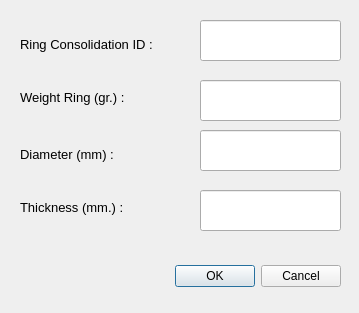
<?xml version="1.0" encoding="UTF-8"?>
<ui version="4.0">
 <class>addRingConsolidation</class>
 <widget class="QDialog" name="addRingConsolidation">
  <property name="geometry">
   <rect>
    <x>0</x>
    <y>0</y>
    <width>359</width>
    <height>313</height>
   </rect>
  </property>
  <property name="windowTitle">
   <string>Add Ring Consolidation</string>
  </property>
  <widget class="QDialogButtonBox" name="buttonBox">
   <property name="geometry">
    <rect>
     <x>20</x>
     <y>260</y>
     <width>321</width>
     <height>32</height>
    </rect>
   </property>
   <property name="orientation">
    <enum>Qt::Horizontal</enum>
   </property>
   <property name="standardButtons">
    <set>QDialogButtonBox::Cancel|QDialogButtonBox::Ok</set>
   </property>
  </widget>
  <widget class="QLineEdit" name="lineEditRingId">
   <property name="geometry">
    <rect>
     <x>200</x>
     <y>20</y>
     <width>141</width>
     <height>41</height>
    </rect>
   </property>
  </widget>
  <widget class="QLineEdit" name="lineEditWeightRing">
   <property name="geometry">
    <rect>
     <x>200</x>
     <y>80</y>
     <width>141</width>
     <height>41</height>
    </rect>
   </property>
  </widget>
  <widget class="QLineEdit" name="lineEditDiameterRing">
   <property name="geometry">
    <rect>
     <x>200</x>
     <y>130</y>
     <width>141</width>
     <height>41</height>
    </rect>
   </property>
  </widget>
  <widget class="QLineEdit" name="lineEditThickRing">
   <property name="geometry">
    <rect>
     <x>200</x>
     <y>190</y>
     <width>141</width>
     <height>41</height>
    </rect>
   </property>
  </widget>
  <widget class="QWidget" name="layoutWidget">
   <property name="geometry">
    <rect>
     <x>20</x>
     <y>130</y>
     <width>181</width>
     <height>101</height>
    </rect>
   </property>
   <layout class="QVBoxLayout" name="verticalLayout_2">
    <item>
     <widget class="QLabel" name="label_3">
      <property name="font">
       <font>
        <pointsize>10</pointsize>
       </font>
      </property>
      <property name="text">
       <string>Diameter (mm) :</string>
      </property>
     </widget>
    </item>
    <item>
     <widget class="QLabel" name="label_4">
      <property name="font">
       <font>
        <pointsize>10</pointsize>
       </font>
      </property>
      <property name="text">
       <string>Thickness (mm.) :</string>
      </property>
     </widget>
    </item>
   </layout>
  </widget>
  <widget class="QWidget" name="">
   <property name="geometry">
    <rect>
     <x>20</x>
     <y>20</y>
     <width>230</width>
     <height>101</height>
    </rect>
   </property>
   <layout class="QVBoxLayout" name="verticalLayout">
    <item>
     <widget class="QLabel" name="label">
      <property name="font">
       <font>
        <pointsize>10</pointsize>
       </font>
      </property>
      <property name="text">
       <string>Ring Consolidation ID :</string>
      </property>
     </widget>
    </item>
    <item>
     <widget class="QLabel" name="label_2">
      <property name="font">
       <font>
        <pointsize>10</pointsize>
       </font>
      </property>
      <property name="text">
       <string>Weight Ring (gr.) :</string>
      </property>
     </widget>
    </item>
   </layout>
  </widget>
 </widget>
 <resources/>
 <connections>
  <connection>
   <sender>buttonBox</sender>
   <signal>accepted()</signal>
   <receiver>addRingConsolidation</receiver>
   <slot>accept()</slot>
   <hints>
    <hint type="sourcelabel">
     <x>248</x>
     <y>254</y>
    </hint>
    <hint type="destinationlabel">
     <x>157</x>
     <y>274</y>
    </hint>
   </hints>
  </connection>
  <connection>
   <sender>buttonBox</sender>
   <signal>rejected()</signal>
   <receiver>addRingConsolidation</receiver>
   <slot>reject()</slot>
   <hints>
    <hint type="sourcelabel">
     <x>316</x>
     <y>260</y>
    </hint>
    <hint type="destinationlabel">
     <x>286</x>
     <y>274</y>
    </hint>
   </hints>
  </connection>
 </connections>
</ui>
